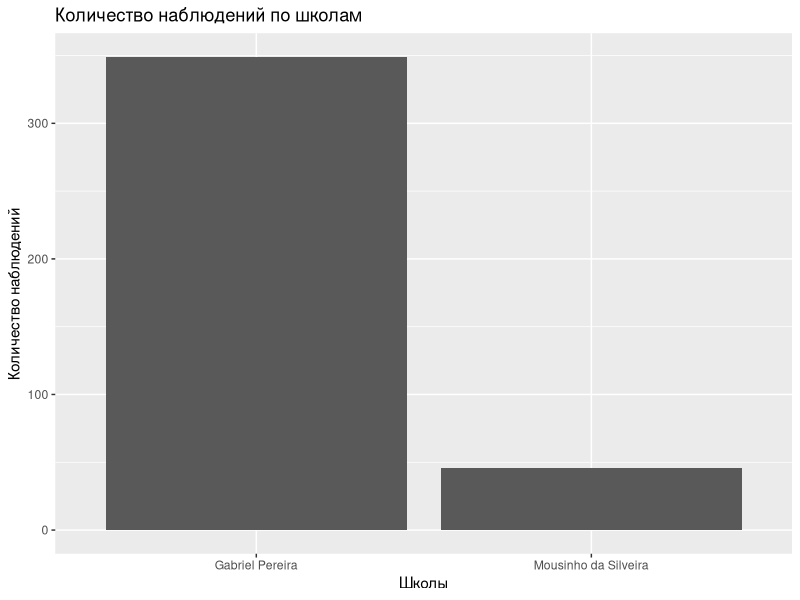
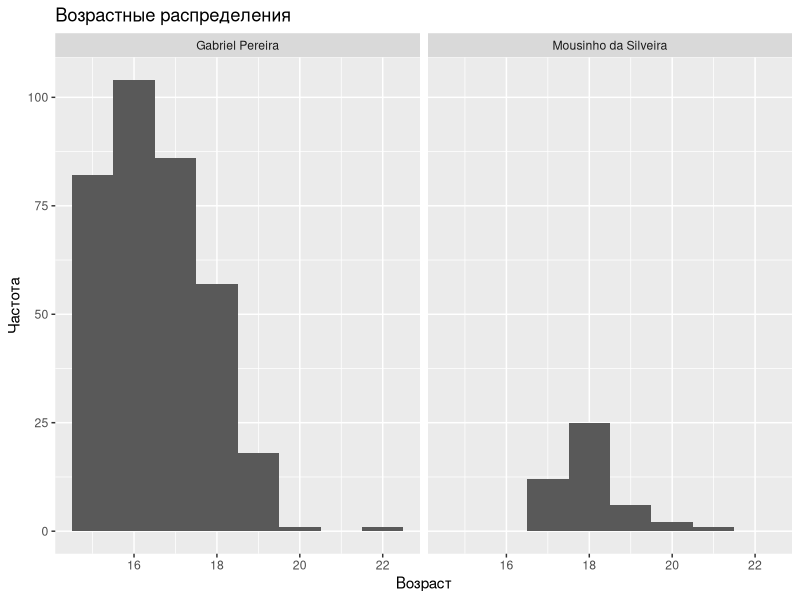
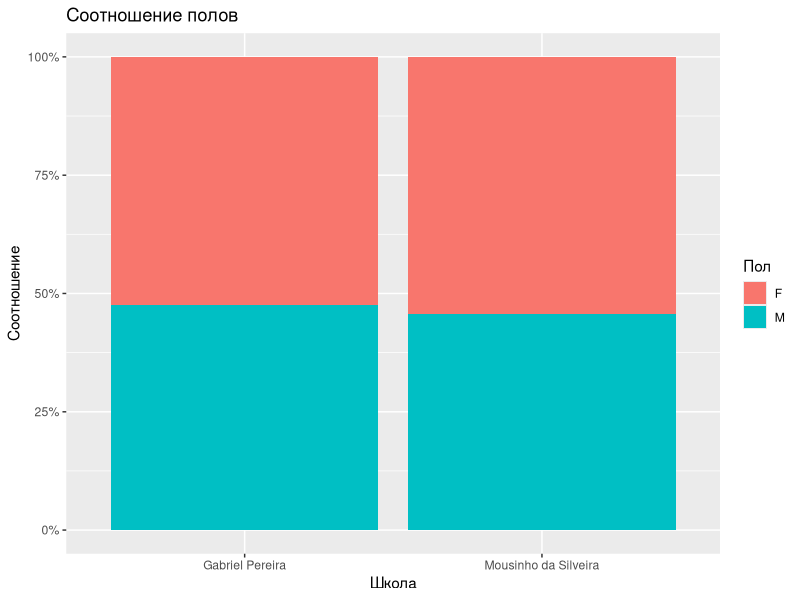
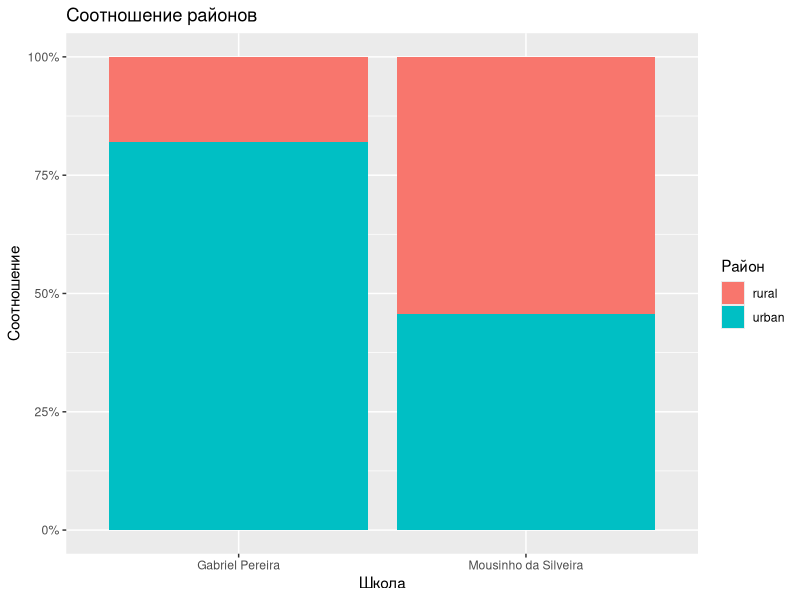
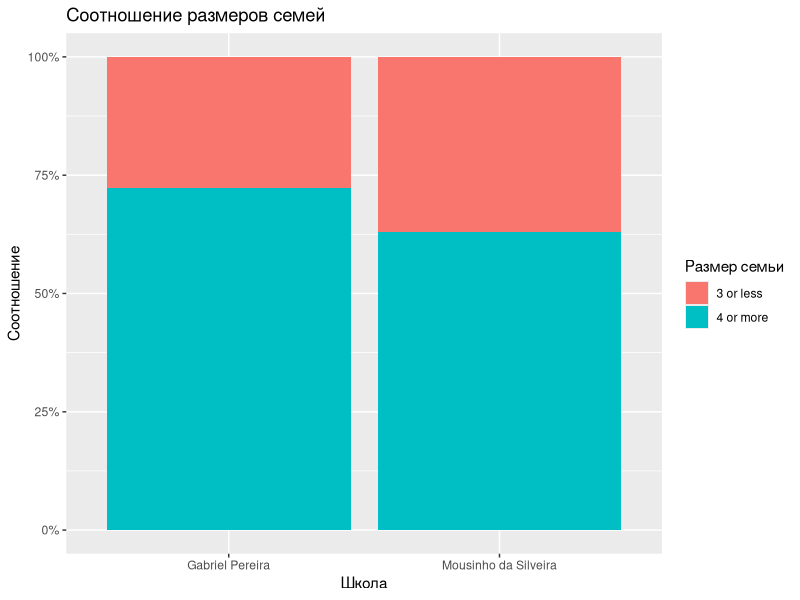
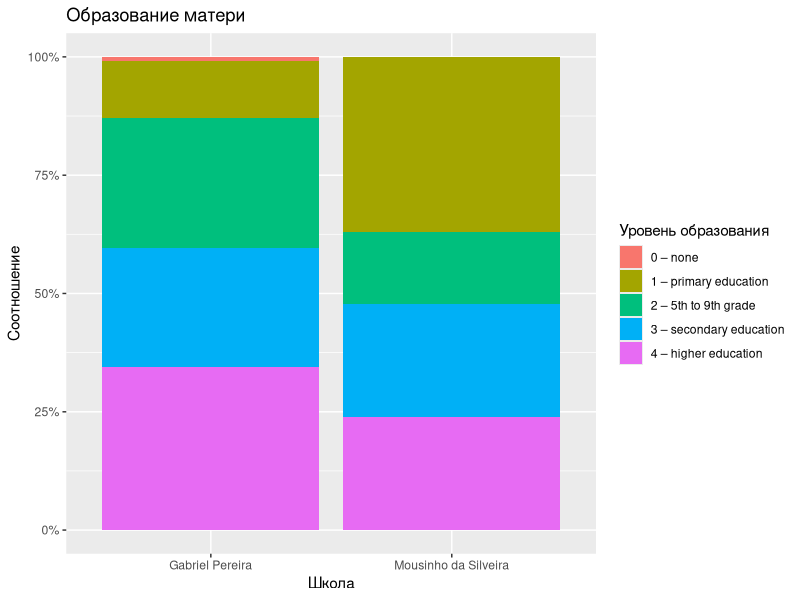
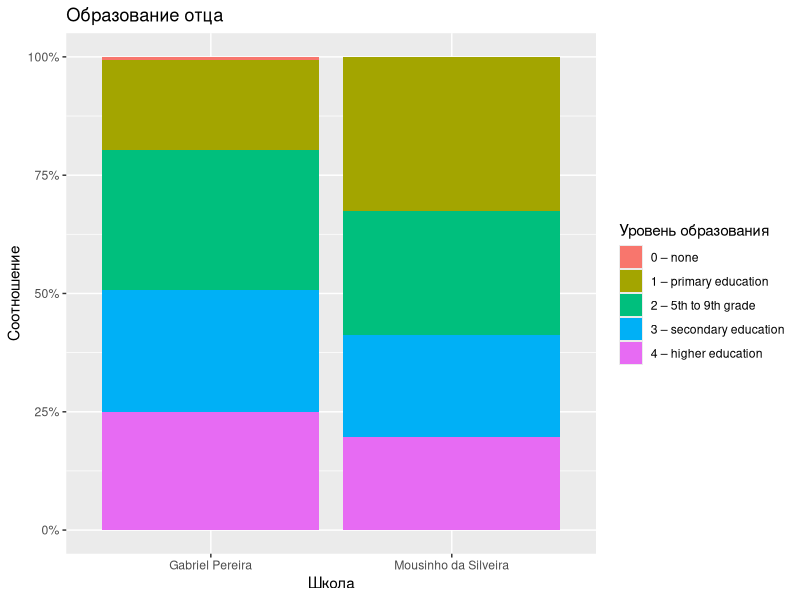
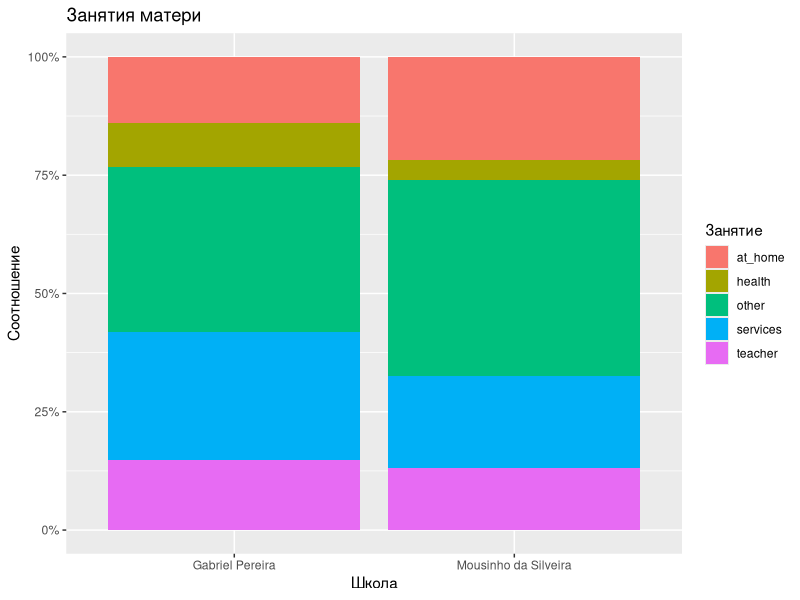

Recreate these plots in R, in order.
## ---- chunk 1
library (tidyverse)
library(readxl)
library(scales)
std <- read_excel('student-mat.xlsx')
## ---- chunk 2

ggplot(data = std) +
  geom_bar(mapping = aes(x = school, y = ..count..)) +
  labs(
    title = "Количество наблюдений по школам",
    x = "Школы",
    y = "Количество наблюдений"
  )

gp <- filter(std, school == 'Gabriel Pereira')
mds <- filter(std, school == 'Mousinho da Silveira')

dim(gp)
dim(mds)
## ---- chunk 3

ggplot(data = std) +
  geom_histogram(mapping = aes(x=age, y = ..count..), binwidth =  1) +
  facet_wrap(~school) +
  labs(
    title = "Возрастные распределения",
    x = "Возраст",
    y = "Частота"
  )
## ---- chunk 4

ggplot(std) +
  geom_bar(aes(x=school, fill = sex), position = 'fill') +
  scale_y_continuous(labels = scales::percent) +
  labs(
    title = "Соотношение полов",
    x = "Школа",
    y = "Соотношение",
    fill = "Пол"
  )
## ---- chunk 5

ggplot(std) +
  geom_bar(aes(x=school, fill = address), position = 'fill') +
  scale_y_continuous(labels = scales::percent) +
  labs(
    title = "Соотношение районов",
    x = "Школа",
    y = "Соотношение",
    fill = "Район"
  )
## ---- chunk 6

ggplot(std) +
  geom_bar(aes(x=school, fill = famsize), position = 'fill') +
  scale_y_continuous(labels = scales::percent) +
  labs(
    title = "Соотношение размеров семей",
    x = "Школа",
    y = "Соотношение",
    fill = "Размер семьи"
  )
## ---- chunk 7

ggplot(std) +
  geom_bar(aes(x=school, fill = Medu), position = 'fill') +
  scale_y_continuous(labels = scales::percent) +
  labs(
    title = "Образование матери",
    x = "Школа",
    y = "Соотношение",
    fill = "Уровень образования"
  ) 
ggplot(std) +
  geom_bar(aes(x=school, fill =Fedu), position = 'fill') +
  scale_y_continuous(labels = scales::percent) +
  labs(
    title = "Образование отца",
    x = "Школа",
    y = "Соотношение",
    fill = "Уровень образования"
  ) 
## ---- chunk 8

ggplot(std) +
  geom_bar(aes(x=school, fill = Mjob), position = 'fill') +
  scale_y_continuous(labels = scales::percent) +
  labs(
    title = "Занятия матери",
    x = "Школа",
    y = "Соотношение",
    fill = "Занятие"
  ) 
ggplot(std) +
  geom_bar(aes(x=school, fill =Fjob), position = 'fill') +
  scale_y_continuous(labels = scales::percent) +
  labs(
    title = "Занятия отца",
    x = "Школа",
    y = "Соотношение",
    fill = "Занятие"
  )
## ---- chunk 9

ggplot(std) +
  geom_bar(aes(x=school, fill = reason), position = 'fill') +
  scale_y_continuous(labels = scales::percent) +
  labs(
    title = "Причины выбора",
    x = "Школа",
    y = "Соотношение",
    fill = "Причина"
  ) 
## ---- chunk 10

ggplot(std) +
  geom_bar(aes(x=school, fill = Dalc), position = 'fill') +
  scale_y_continuous(labels = scales::percent) +
  labs(
    title = "Употребление алкоголя в будни",
    x = "Школа",
    y = "Соотношение",
    fill = "Потребление"
  ) 

ggplot(std) +
  geom_bar(aes(x=school, fill = Walc), position = 'fill') +
  scale_y_continuous(labels = scales::percent) +
  labs(
    title = "Употребление алкоголя в выходные",
    x = "Школа",
    y = "Соотношение",
    fill = "Потребление"
  ) 
## ---- chunk 11

ggplot(std,
  mapping = aes (x = Walc, fill = school, y = G3)) +
  geom_boxplot() +
  labs(
    title = "Потребление алкоголя и финальные оценки",
    x = "Уровень потребления",
    y = "Оценка",
    fill = "Школа")
## ---- chunk 12
#alco_gp <- filter(alco, school == 'Gabriel Pereira')
# Преобразования не требуются: см. ниже
## ---- chunk 13

ggplot(gp,
  mapping = aes (x = Walc, y = absences)) +
  geom_boxplot() +
  labs(
    title = "Потребление алкоголя и прогулы",
    x = "Уровень потребления",
    y = "Количество прогулов"
  )
ggplot(gp,
  mapping = aes (x = Walc, y = failures)) +
  geom_boxplot() +
  labs(
    title = "Потребление алкоголя и незачи",
    x = "Уровень потребления",
    y = "Количество незачей"
  )

## ---- chunk 14

ggplot(gp) +
  geom_bar(aes(x=Dalc, fill = health), position = 'fill') +
  scale_y_continuous(labels = scales::percent) +
  labs(
    title = "Соотношение здоровья с потреблением алкоголя",
    x = "Потребление алкоголя",
    y = "Соотношение",
    fill = "Состояние здоровья"
  )
## ---- chunk 15

ggplot(gp) +
  geom_bar(aes(x = sex, fill = Walc), position = 'fill') +
  scale_y_continuous(labels = scales::percent) +
  labs(
    title = "Пол и употребление алкоголя",
    x = "Пол",
    y = "Соотношение",
    fill = "Употребление алкоголя"
  )
ggplot(gp) +
  geom_histogram(aes(x=age, y = ..count.. ), binwidth = 1) +
  facet_wrap(~Walc, ncol = 2) +
  # scale_y_continuous(labels = scales::percent) +
  labs(
    title = "Возраст и употребление алкоголя",
    x = "Возраст",
    y = "Количество наблюдений",
    fill = "Употребление алкоголя"
  )
## ---- chunk 16

ggplot(gp) +
  geom_bar(aes(x=address, fill = Walc), position = 'fill') +
  scale_y_continuous(labels = scales::percent) +
  labs(
    title = "Тип адреса и употребление алкоголя",
    x = "Адрес",
    y = "Соотношение",
    fill = "Употребление алкоголя"
  )
## ---- chunk 17

ggplot(gp) +
  geom_bar(aes(x=Walc, fill = famsize), position = 'fill') +
  scale_y_continuous(labels = scales::percent) +
  labs(
    title = "Размер семьи и употребление алкоголя",
    x = "Употребление алкоголя",
    y = "Соотношение",
    fill = "Размер семьи"
  )
ggplot(gp) +
  geom_bar(aes(x=Walc, fill = Pstatus), position = 'fill') +
  scale_y_continuous(labels = scales::percent) +
  labs(
    title = "Сожительство родителей и употребление алкоголя",
    x = "Употребление алкоголя",
    y = "Соотношение",
    fill = "Сожительство родителей"
  )
## ---- chunk 18

ggplot(gp) +
  geom_bar(aes(x=Mjob, fill = Walc), position = 'fill') +
  scale_y_continuous(labels = scales::percent) +
  labs(
    title = "Род занятий матери и употребление алкоголя",
    x = "Употребление алкоголя",
    y = "Соотношение",
    fill = "Род занятий матери"
  )
ggplot(gp) +
  geom_bar(aes(x=Fjob, fill = Walc), position = 'fill') +
  scale_y_continuous(labels = scales::percent) +
  labs(
    title = "Род занятий отца и употребление алкоголя",
    x = "Род занятий отца",
    y = "Соотношение",
    fill = "Употребление алкоголя"
  )
## ---- chunk 19

ggplot(gp) +
  geom_bar(aes(x=famrel, fill = Walc), position = 'fill') +
  scale_y_continuous(labels = scales::percent) +
  labs(
    title = "Семейные отношения и потребление алкоголя",
    x = "Семейные отношения",
    y = "Соотношение",
    fill = "Потребление алкоголя"
  )
ggplot(gp) +
  geom_bar(aes(x=romantic, fill = Walc), position = 'fill') +
  scale_y_continuous(labels = scales::percent) +
  labs(
    title = "Романтические отношения и потребление алкоголя",
    x = "Романтические отношения",
    y = "Соотношение",
    fill = "Употребление алкоголя"
  )
ggplot(gp) +
  geom_bar(aes(x=goout, fill = Walc), position = 'fill') +
  scale_y_continuous(labels = scales::percent) +
  labs(
    title = "Дружба и потреблением алкоголя",
    x = "Дружба",
    y = "Соотношение",
    fill = "Потребление алкоголя"
  )
## ---- chunk 20

ggplot(gp,
  mapping = aes (x = schoolsup, fill = schoolsup, y = G3)) +
  geom_boxplot() +
  labs(
    title = "Доп образование",
    x = "Уровень потребления",
    y = "Оценка",
    fill = "Доп. образование")
ggplot(gp,
  mapping = aes (x = famsup, fill = famsup, y = G3)) +
  geom_boxplot() +
  labs(
    title = "Семейная поддержка",
    x = "Уровень потребления",
    y = "Оценка",
    fill = "Семейная поддержка")
ggplot(gp,
  mapping = aes (x = paid, fill = paid,  y = G3)) +
  geom_boxplot() +
  labs(
    title = "Платные классы",
    x = "Уровень потребления",
    y = "Оценка",
    fill = "Платные классы")
ggplot(gp,
  mapping = aes (x = activities, fill = activities, y = G3)) +
  geom_boxplot() +
  labs(
    title = "Внеклассные мероприятия",
    x = "Уровень потребления",
    y = "Оценка")
